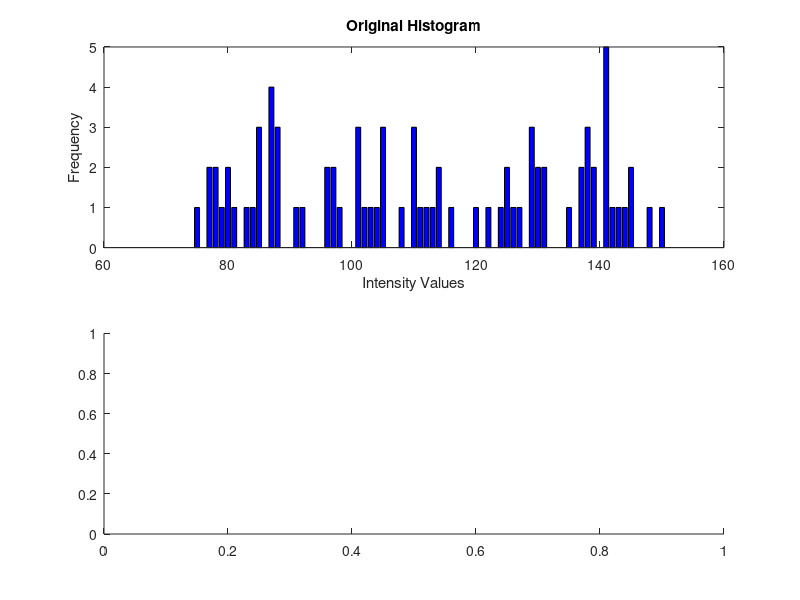

MATLAB code to generate this figure: (Note: this script raises an error after producing the figure.)
%Created by Vansh Bhavsar
% Histogram Eqaulisation
clc;
clear all;
close all;

% Step 1: Generate a random 9x9 intensity matrix with values between 50 and 100
%Ir = imread("https://upload.wikimedia.org/wikipedia/commons/0/08/Unequalized_Hawkes_Bay_NZ.jpg"); % Values in the range [50, 100]


I = round(75 + (150 - 75) * rand(9)); % Values in the range [50, 100]

% Step 2: Flatten the matrix into a single row vector
Ia = I(:)'; % Flatten the matrix

% Step 3: Sort intensities
sortIa = sort(Ia);

% Step 4: Find unique intensities and their frequencies
[uniqueNumbers, ~, idx] = unique(sortIa); % Unique intensities and indices
frequencies = accumarray(idx, 1); % Frequency of each intensity

% Step 5: Calculate the cumulative distribution function (CDF)
cumulativeFrequencies = cumsum(frequencies);

% Total number of pixels in the image
totalPixels = numel(I);

% Minimum non-zero cumulative frequency
cdf_min = min(cumulativeFrequencies(cumulativeFrequencies > 0));

% Number of intensity levels (L = 256 for 8-bit grayscale)
L = 256;

% Step 6: Apply the histogram equalization formula
h_v = round(((cumulativeFrequencies - cdf_min) / (totalPixels - cdf_min)) * (L - 1));

% Step 7: Map the original intensities to equalized values
equalizedImage = zeros(size(I)); % Initialize equalized image
for i = 1:length(uniqueNumbers)
    equalizedImage(I == uniqueNumbers(i)) = h_v(i);
end

equalizedImage = uint8(equalizedImage);
I = uint8(I);

% Step 8: Plot the original and equalized histograms for comparison
figure(1);
subplot(2, 1, 1);
bar(uniqueNumbers, frequencies, 'FaceColor', 'b');
title('Original Histogram');
xlabel('Intensity Values');
ylabel('Frequency');

subplot(2, 1, 2);
bar(0:L-1, histcounts(equalizedImage(:), 0:L), 'FaceColor', 'r');
title('Equalized Histogram');
xlabel('Intensity Values');
ylabel('Frequency');

figure(2);
subplot(2, 1, 1);
imshow(I);
title('Original Matrix');
subplot(2, 1, 2);
imshow(equalizedImage);
title('After Histogram Equlisation');
